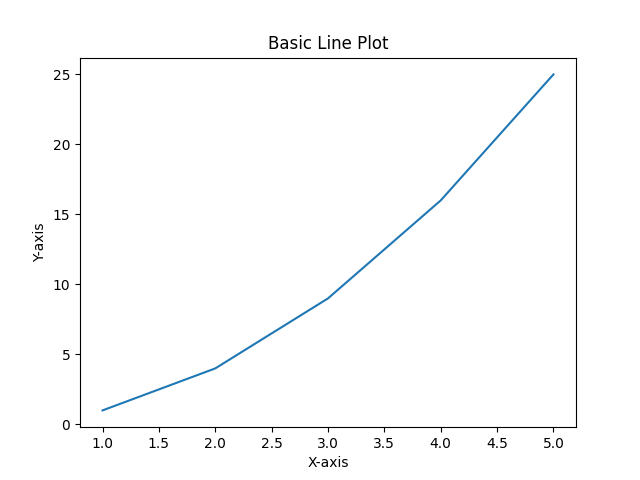

Write the Python code that produced this figure.
import matplotlib.pyplot as plt

#Data
x=[1,2,3,4,5]
y=[1,4,9,16,25]

#Plot
plt.plot(x,y)
plt.title('Basic Line Plot')
plt.xlabel('X-axis')
plt.ylabel('Y-axis')

plt.show()
